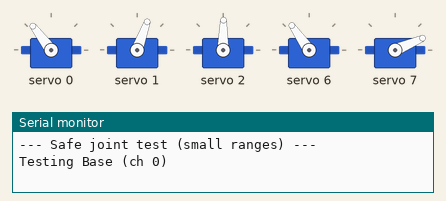
The sketch below on a simulated Arduino Uno, built with avr-gcc and run on an emulated ATmega328P. Parts: 5 × servo, the last lines printed to the serial monitor.

Above: at 3.05 s.
At 4.35 s:
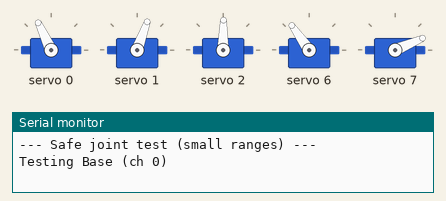
At 11.6 s:
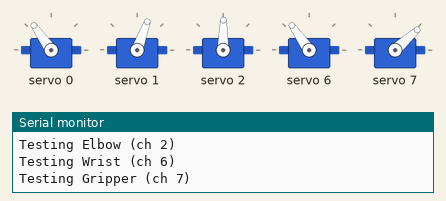
At 13.1 s:
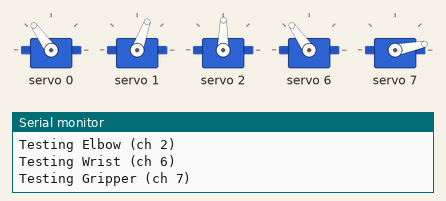
Timing chart, 0 to 21.3 s (numbered marks = the images above):
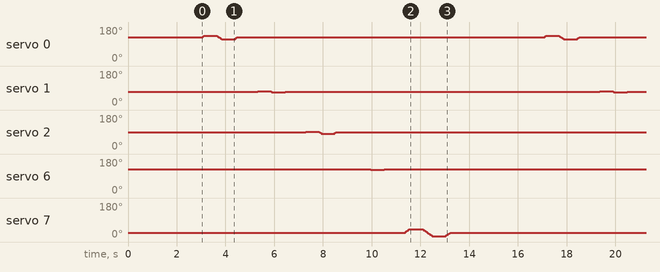

Measured:
- by itself, servo 1: repeats every 14.0 s: 70° 0.03 s, 68° 0.55 s, 70° 12.9 s, 73° 0.55 s
- by itself, servo 2: repeats every 14.0 s: 89° 0.03 s, 87° 0.03 s, 85° 0.03 s, 82° 0.55 s, 85° 0.03 s, 87° 0.03 s, 89° 12.8 s, 92° 0.55 s
- by itself, servo 6: repeats every 14.0 s: 125° 0.03 s, 122° 0.55 s, 125° 12.9 s, 127° 0.55 s
- by itself, servo 0: repeats every 14.0 s: 129° 0.03 s, 132° 0.03 s, 134° 0.55 s, 132° 0.03 s, 129° 0.03 s, 127° 0.03 s, 125° 0.03 s, 122° 0.03 s, 120° 0.03 s, 118° 0.03 s, 115° 0.55 s, 118° 0.03 s, 120° 0.03 s, 122° 0.03 s, 125° 12.6 s, 127° 0.03 s

The sketch:

servo_testing.ino
```cpp
/*
 * Safe Servo Test Routine
 * Robotic Arm Pick and Place System
 *
 * Tests only the working channels with SMALL, verified-safe ranges.
 * This sketch deliberately does NOT sweep 0-180 degrees on the assembled
 * arm; that can tip the base or overload the shoulder.
 *
 * Calibrated channel map:
 *   0 Base       operational 335-415, center 375
 *   1 Shoulder   operational 250-275, center 260
 *   2 Elbow      operational 205-310, center 300
 *   6 Wrist      fixed around 375
 *   7 Gripper    open 120 / closed 200
 *   3            FAULTY - never use
 *   4            wrist-rotation servo DEAD - not used
 *   5            spare
 *
 * For full mechanical range testing, detach the linkage and use
 * joint_calibration.ino instead.
 */

#include <Wire.h>
#include <Adafruit_PWMServoDriver.h>

Adafruit_PWMServoDriver pwm = Adafruit_PWMServoDriver(0x40);

struct JointTest {
  uint8_t channel;
  const char* name;
  int minPulse;
  int maxPulse;
  int centerPulse;
};

JointTest joints[] = {
  {0, "Base",     355, 395, 375},
  {1, "Shoulder", 255, 265, 260},
  {2, "Elbow",    285, 305, 300},
  {6, "Wrist",    370, 380, 375},
  {7, "Gripper",  120, 200, 160}
};

const uint8_t JOINT_COUNT = sizeof(joints) / sizeof(joints[0]);

void moveJoint(uint8_t ch, int from, int to, int stepDelay = 25) {
  int step = (to >= from) ? 5 : -5;
  for (int p = from; (step > 0) ? (p <= to) : (p >= to); p += step) {
    pwm.setPWM(ch, 0, p);
    delay(stepDelay);
  }
}

void setup() {
  Serial.begin(115200);
  pwm.begin();
  pwm.setOscillatorFrequency(27000000);
  pwm.setPWMFreq(50);
  delay(1000);

  Serial.println(F("--- Safe joint test (small ranges) ---"));
  for (uint8_t i = 0; i < JOINT_COUNT; i++) {
    pwm.setPWM(joints[i].channel, 0, joints[i].centerPulse);
    delay(400);
  }
}

void loop() {
  for (uint8_t i = 0; i < JOINT_COUNT; i++) {
    Serial.print(F("Testing "));
    Serial.print(joints[i].name);
    Serial.print(F(" (ch "));
    Serial.print(joints[i].channel);
    Serial.println(F(")"));

    moveJoint(joints[i].channel, joints[i].centerPulse, joints[i].maxPulse);
    delay(500);
    moveJoint(joints[i].channel, joints[i].maxPulse, joints[i].minPulse);
    delay(500);
    moveJoint(joints[i].channel, joints[i].minPulse, joints[i].centerPulse);
    delay(800);
  }

  Serial.println(F("Cycle complete. Pausing 3 s."));
  delay(3000);
}
```
